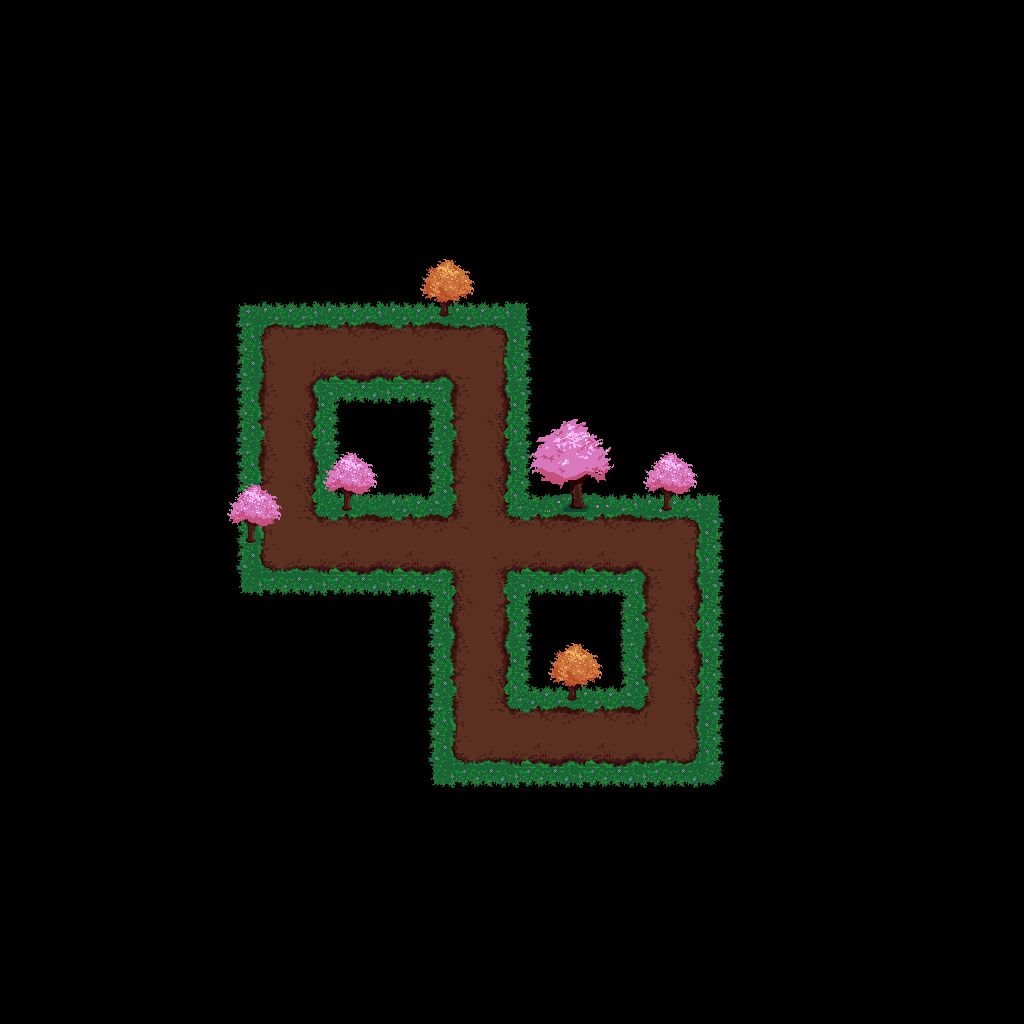

This is a level from a 2D game, rendered from its Tiled map with the project's own tilesets. A one-line summary and the map file follow, with tile-layer data summarised:
An orthogonal 32x32 tile map with 32x32 px tiles, 3 tile layers (Tile Layer 1, Tile Layer 2, Tile Layer 3), 1 hidden layer not drawn, 5 tilesets and 32 objects.

<map version="1.2" tiledversion="1.2.5" orientation="orthogonal" renderorder="right-down" width="32" height="32" tilewidth="32" tileheight="32" infinite="0" nextlayerid="6" nextobjectid="374">
 <tileset firstgid="1" name="ground" tilewidth="64" tileheight="64" tilecount="1" columns="1">
  <properties>
   <property name="name" value="ground" />
  </properties>
  <image source="ground.jpg" width="64" height="64" />
  <tile id="0">
   <properties>
    <property name="name" value="ground" />
   </properties>
  </tile>
 </tileset>
 <tileset firstgid="2" name="start" tilewidth="32" tileheight="32" tilecount="1" columns="1">
  <properties>
   <property name="name" value="start" />
  </properties>
  <image source="start.png" width="32" height="32" />
  <tile id="0">
   <properties>
    <property name="name" value="start" />
   </properties>
  </tile>
 </tileset>
 <tileset firstgid="3" name="gold" tilewidth="32" tileheight="32" tilecount="1" columns="1">
  <image source="gold.png" width="32" height="32" />
  <tile id="0">
   <properties>
    <property name="name" value="gold" />
   </properties>
  </tile>
 </tileset>
 <tileset firstgid="4" name="Grass_Ground_Tiles_03" tilewidth="64" tileheight="64" tilecount="240" columns="20">
  <image source="Grass_Ground_Tiles_03.png" width="1280" height="800" />
 </tileset>
 <tileset firstgid="244" name="rock" tilewidth="64" tileheight="64" tilecount="1" columns="1">
  <properties>
   <property name="name" value="rock" />
  </properties>
  <image source="rock.png" width="64" height="64" />
  <tile id="0">
   <properties>
    <property name="name" value="rock" />
   </properties>
  </tile>
 </tileset>
 <imagelayer id="3" name="Image Layer 1" visible="0">
  <image source="space.png" width="1024" height="1024" />
 </imagelayer>
 <layer id="1" name="Tile Layer 1" width="32" height="32">
  <data>[1024 cells, 63 non-empty, 18 distinct tile ids]</data>
 </layer>
 <layer id="4" name="Tile Layer 2" width="32" height="32">
  <data>[1024 cells, 18 non-empty, 9 distinct tile ids]</data>
 </layer>
 <layer id="5" name="Tile Layer 3" width="32" height="32">
  <data>[1024 cells, 5 non-empty, 5 distinct tile ids]</data>
 </layer>
 <objectgroup id="2" name="Object Layer 1" opacity="0.67">
  <object id="342" gid="2" x="465" y="563.5" width="32" height="32" />
  <object id="343" gid="3" x="464.5" y="369.5" width="32" height="32" />
  <object id="344" gid="3" x="272" y="564.5" width="32" height="32" />
  <object id="345" gid="3" x="465" y="755" width="32" height="32" />
  <object id="346" gid="3" x="658" y="758" width="32" height="32" />
  <object id="347" gid="3" x="657.5" y="564" width="32" height="32" />
  <object id="348" gid="3" x="272.5" y="370.5" width="32" height="32" />
  <object id="349" gid="1" x="449" y="579" width="64" height="64" />
  <object id="350" gid="1" x="513" y="579" width="64" height="64" />
  <object id="351" gid="1" x="577" y="579" width="64" height="64" />
  <object id="352" gid="1" x="641" y="579" width="64" height="64" />
  <object id="353" gid="1" x="641" y="643" width="64" height="64" />
  <object id="354" gid="1" x="641" y="707" width="64" height="64" />
  <object id="355" gid="1" x="641" y="771" width="64" height="64" />
  <object id="356" gid="1" x="577" y="771" width="64" height="64" />
  <object id="357" gid="1" x="513" y="771" width="64" height="64" />
  <object id="358" gid="1" x="449" y="771" width="64" height="64" />
  <object id="359" gid="1" x="449" y="707" width="64" height="64" />
  <object id="360" gid="1" x="449" y="643" width="64" height="64" />
  <object id="361" gid="1" x="449" y="515" width="64" height="64" />
  <object id="362" gid="1" x="449" y="451" width="64" height="64" />
  <object id="363" gid="1" x="449" y="387" width="64" height="64" />
  <object id="364" gid="1" x="385" y="387" width="64" height="64" />
  <object id="365" gid="1" x="321" y="387" width="64" height="64" />
  <object id="366" gid="1" x="257" y="387" width="64" height="64" />
  <object id="367" gid="1" x="257" y="451" width="64" height="64" />
  <object id="368" gid="1" x="257" y="515" width="64" height="64" />
  <object id="369" gid="1" x="257" y="579" width="64" height="64" />
  <object id="370" gid="1" x="321" y="579" width="64" height="64" />
  <object id="371" gid="1" x="385" y="579" width="64" height="64" />
  <object id="372" gid="244" x="513" y="643" width="64" height="64" />
  <object id="373" gid="244" x="385" y="515" width="64" height="64" />
 </objectgroup>
</map>
